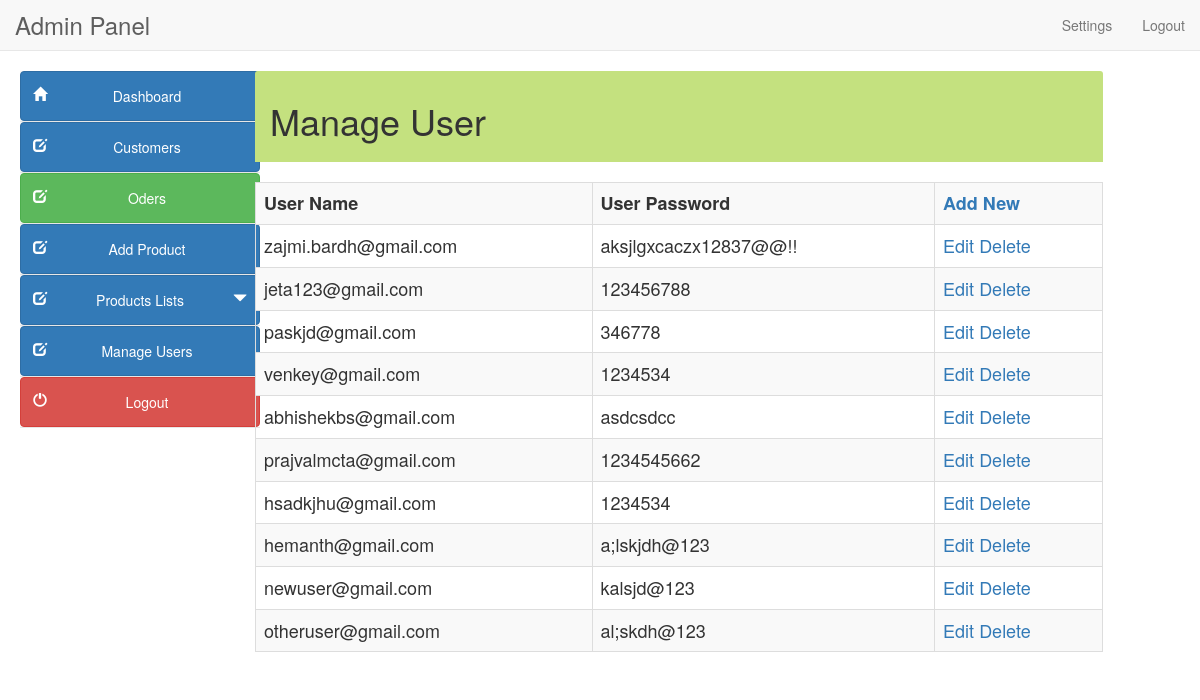
Page /admin/manage_users.php on the committed database.
### tables this page shows
CREATE TABLE `user_info` (
  `user_id` int(10) NOT NULL,
  `first_name` varchar(100) NOT NULL,
  `last_name` varchar(100) NOT NULL,
  `email` varchar(300) NOT NULL,
  `password` varchar(300) NOT NULL,
  `mobile` varchar(10) NOT NULL,
  `address1` varchar(300) NOT NULL,
  `address2` varchar(11) NOT NULL
);

### admin/manage_users.php (the view, shortened to what this page needs)
<!DOCTYPE html>
<html lang="en">
<head>
<link href="style/css/bootstrap.min.css" rel="stylesheet">
<link href="style/css/k.css" rel="stylesheet">
</head>
<body>
<?php include("include/header.php"); ?>
<div class="container-fluid">
<?php include("include/side_bar.php"); ?>
<div class="col-sm-9" style="margin-left:10px">
<div class="panel-heading" style="background-color:#c4e17f">
	<h1>Manage User </h1></div><br>
<div style="overflow-x:scroll;">
<table class="table table-bordered table-hover table-striped" style="font-size:18px">
	<tr>
			    <th>User Name</th>
                <th>User Password</th>
	<th><a href="add_user.php">Add New</a></th></tr>
<?php
$result=mysqli_query($con,"select user_id, email, password from user_info")or die ("query 2 incorrect.......");
while(list($user_id,$user_name,$user_password)=
mysqli_fetch_array($result))
{
echo "<tr><td>$user_name</td><td>$user_password</td>";
echo"<td>
<a href='edit_user.php?user_id=$user_id'>Edit</a>
<a href='manage_users.php?user_id=$user_id&action=delete'>Delete</a>
</td></tr>";
}
?>
</table>
</div>
</div></div>
</body>
</html>

### rows in the picture
user_info: email "zajmi.bardh@gmail.com", password "aksjlgxcaczx12837@@!!"
user_info: email "jeta123@gmail.com", password "123456788"
user_info: email "paskjd@gmail.com", password "346778"
user_info: email "venkey@gmail.com", password "1234534"
user_info: email "abhishekbs@gmail.com", password "asdcsdcc"
user_info: email "prajvalmcta@gmail.com", password "1234545662"
user_info: email "hsadkjhu@gmail.com", password "1234534"
user_info: email "hemanth@gmail.com", password "a;lskjdh@123"
user_info: email "newuser@gmail.com", password "kalsjd@123"
user_info: email "otheruser@gmail.com", password "al;skdh@123"
